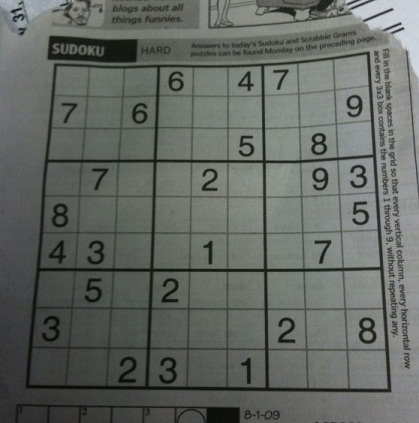
#> input picture images/sudoku.png, 419 x 423 px
$ python Ex4.py
#> lines starting #> are read from the running program, lines starting #| are printed output that depends on the picture; after the words box and inside, x2 and y2 are one past the last pixel; in counts of white or black regions, pixels touching at a corner belong together
import cv2
import numpy as np
import math

def draw_line(line, img, color=(0, 0, 255)):
    rho, theta = line[0]
    if theta != 0:
        m = -1 / math.tan(theta)
        c = rho / math.sin(theta)
        cv2.line(img, (0, int(c)), (img.shape[1], int(m * img.shape[1] + c)), color)
    else:
        cv2.line(img, (int(rho), 0), (int(rho), img.shape[0]), color)

sudoku = cv2.imread("./images/sudoku.png", 0)
#> sudoku: shape (423, 419); min 0, max 218, mean 101.9
sudoku_blurred = cv2.GaussianBlur(sudoku, (11, 11), 0)
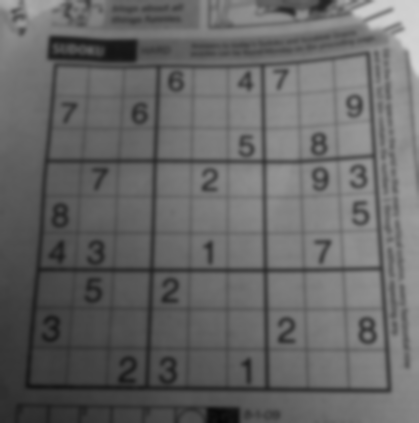
#> sudoku_blurred: shape (423, 419); min 6, max 213, mean 101.9
outer_box = cv2.adaptiveThreshold(sudoku_blurred, 255, cv2.ADAPTIVE_THRESH_MEAN_C,
                                  cv2.THRESH_BINARY, 5, 2)
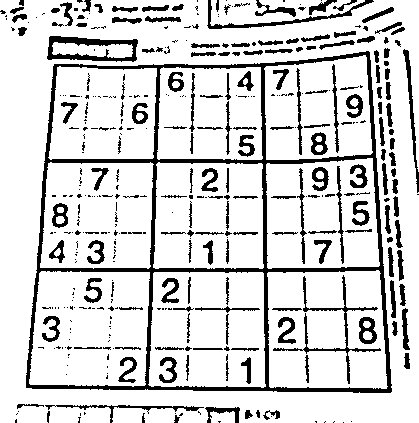
#> outer_box: shape (423, 419); 83.4% white; 396 black regions (217 under 20 px), largest, box (x1, y1, x2, y2) and area: (26, 51, 392, 393) 10100, (47, 36, 138, 62) 1008, (273, 275, 381, 384) 863
outer_box = cv2.bitwise_not(outer_box)
kernel = np.array([[0, 1, 0],
                   [1, 1, 1],
                   [0, 1, 0]], dtype=np.uint8)
outer_box = cv2.dilate(outer_box, kernel)
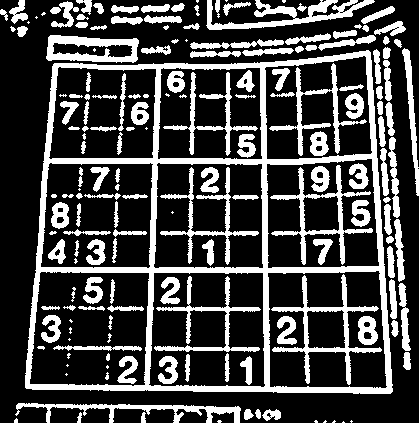
#> outer_box: shape (423, 419); 27.3% white; 175 white regions (31 under 20 px), largest, box (x1, y1, x2, y2) and area: (25, 50, 393, 394) 15238, (271, 274, 382, 385) 1816, (206, 0, 375, 30) 1725
max_area = -1
max_pt = None
for y in range(outer_box.shape[0]):
    for x in range(outer_box.shape[1]):
        if outer_box[y, x] >= 128:
            _, _, _, area = cv2.floodFill(outer_box, None, (x, y), 64)
            if area[3] > max_area:
                max_pt = (x, y)
                max_area = area[3]
#> after the loop, max_area = 344; max_pt = (366, 50)

if max_pt:
    cv2.floodFill(outer_box, None, max_pt, 255)
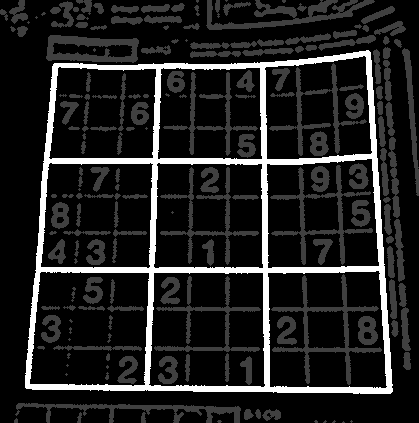
#> outer_box: shape (423, 419); min 0, max 255, mean 33.9

for y in range(outer_box.shape[0]):
    for x in range(outer_box.shape[1]):
        if outer_box[y, x] == 64 and (x, y) != max_pt:
            cv2.floodFill(outer_box, None, (x, y), 0)
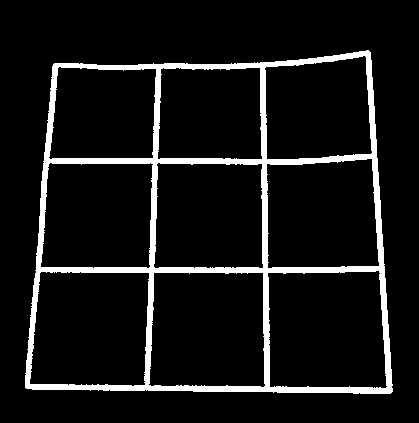
#> outer_box: shape (423, 419); 8.6% white; 1 white region, box (x1, y1, x2, y2) and area: (25, 50, 393, 394) 15238

outer_box = cv2.erode(outer_box, kernel)
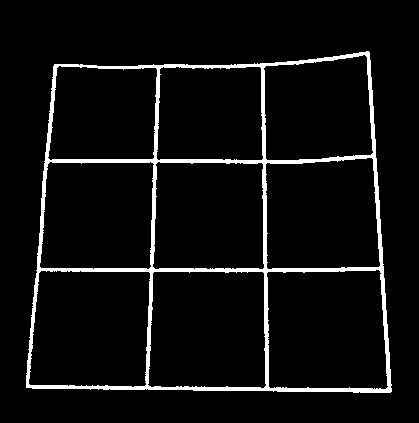
#> outer_box: shape (423, 419); 5.7% white; 1 white region, box (x1, y1, x2, y2) and area: (26, 51, 392, 393) 10112

cv2.imshow("Thresholded", outer_box)

lines = cv2.HoughLines(outer_box, 1, np.pi / 180, 200)
#> lines = 20 rows, first 8: [385, 1.59], [388, 1.57], [269, 1.57], [-362, 3.07], [-261, 3.12], [160, 0.0349], [61, 0.0873], [-366, 3.09]
if lines is not None:
    for line in lines:
        draw_line(line, outer_box)
#> this loop made 20 passes
#> (rho in draw_line, theta in draw_line, m in draw_line, c in draw_line) on passes 1, 2, 3, 4, 5, 6, 7, 8, 9, 11, 12, 13: (385, 1.59, 0.0175, 385.1), (388, 1.57, 4.37e-08, 388), (269, 1.57, 4.37e-08, 269), (-362, 3.07, 14.3, -5189.5), (-261, 3.12, 57.29, -14954.9), (160, 0.0349, -28.64, 4584.6), (61, 0.0873, -11.43, 699.9), (-366, 3.09, 19.08, -6993.3), (160, 1.57, 4.37e-08, 160), (273, 1.55, -0.0175, 273), (158, 1.59, 0.0175, 158), (164, 1.55, -0.0175, 164)
#> (rho in draw_line, theta in draw_line) on pass 10: (264, 0)

cv2.imshow("Detected Lines", outer_box)
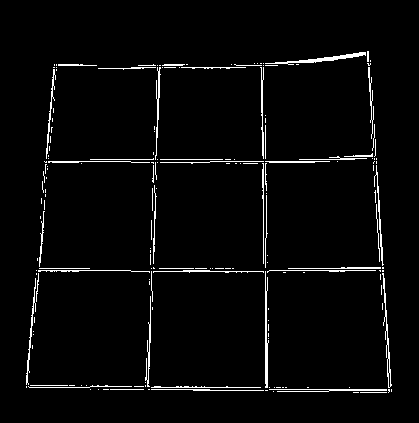
#> window 'Detected Lines': shape (423, 419); 3.1% white in thin lines or dots, all inside (x1, y1, x2, y2) = (26, 51, 392, 393)
cv2.waitKey(0)
cv2.destroyAllWindows()
